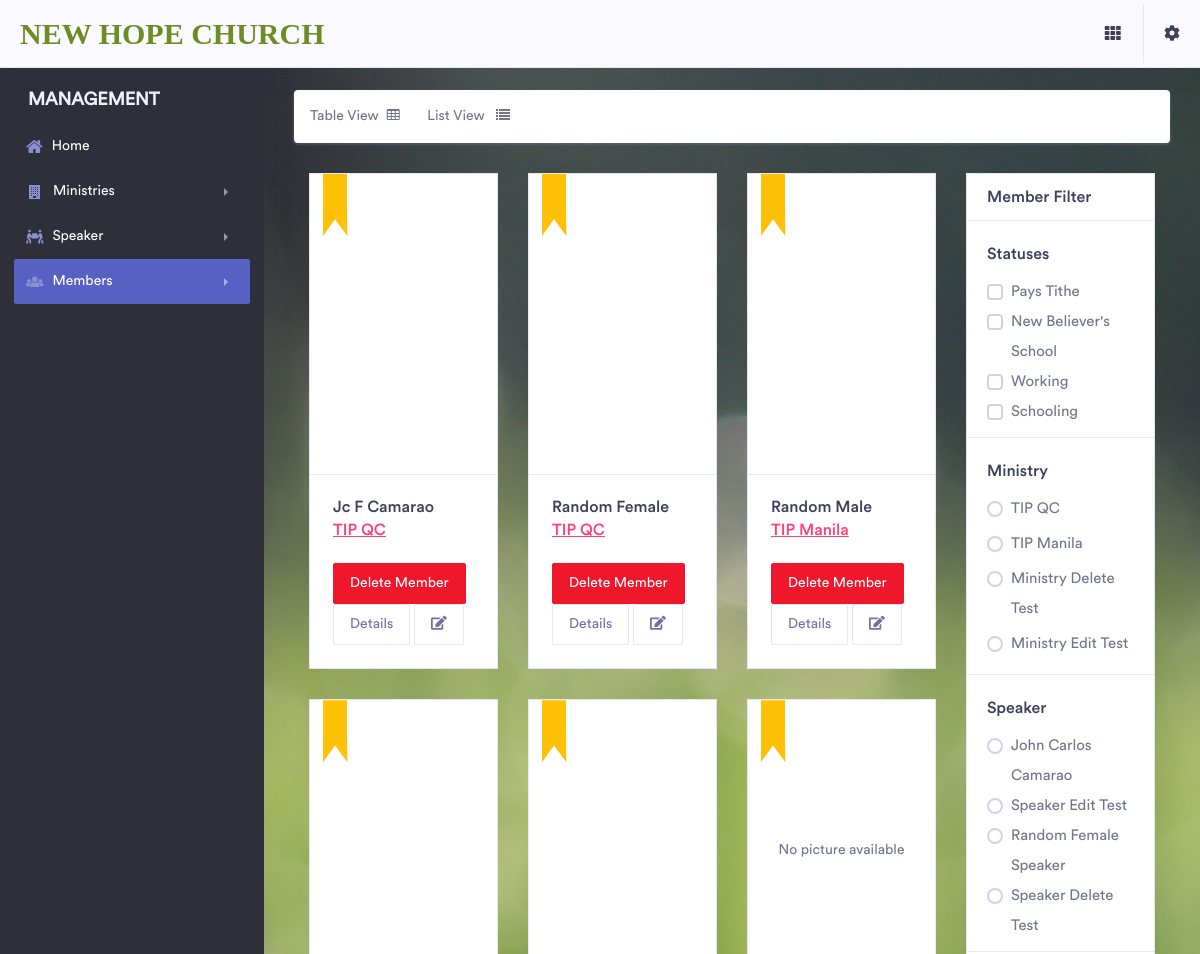
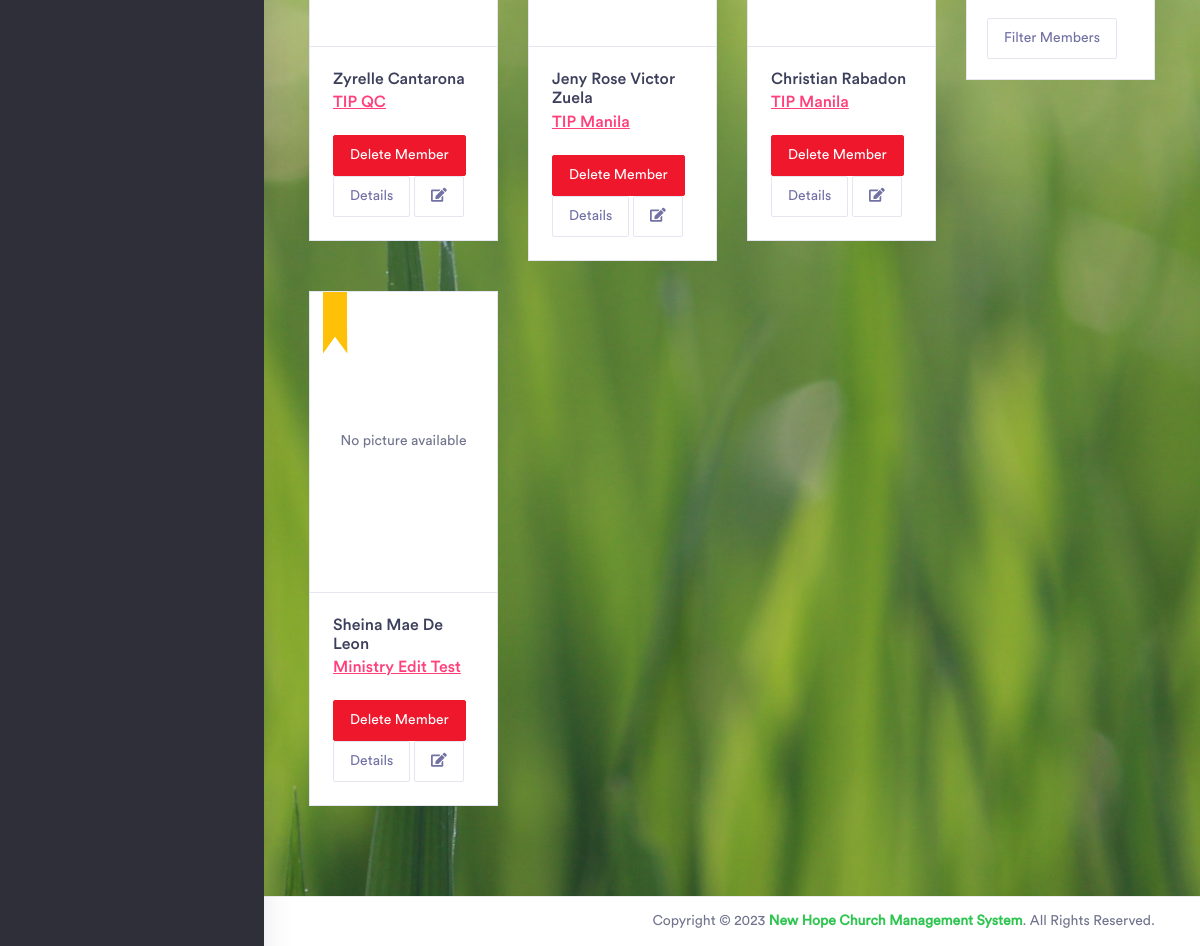
The page /members/thumbnail/ (signed in) on the database its author committed (2 pictures, top to bottom).
### Member/models.py (models this page shows, shortened)
class Member(models.Model):
    name = models.CharField(max_length=255)
    active = models.BooleanField()
    speaker = models.ForeignKey(Speaker, on_delete=models.CASCADE, null=True, blank=True)
    ministry = models.ForeignKey(Ministry, on_delete=models.CASCADE, null=True, blank=True)
    telephone = models.PositiveIntegerField(null=True, blank=True)
    location = models.CharField(max_length=255)
    fathers_name = models.CharField(max_length=255, null=True, blank=True)
    mothers_name = models.CharField(max_length=255, null=True, blank=True)
    guardians_name = models.CharField(max_length=255, null=True, blank=True)
    new_believer_school = models.BooleanField()
    pays_tithe = models.BooleanField()
    working = models.BooleanField()
    schooling = models.BooleanField()
    picture = models.ImageField(upload_to=upload_image_path, null=True, blank=True)
    objects = MemberManager()

class Ministry(models.Model):
    name = models.CharField(max_length=255)
    telephone = models.PositiveIntegerField(null=True, blank=True)
    description = models.TextField()
    leader = models.CharField(max_length=255)
    def __str__(self):
        return self.name

class Speaker(models.Model):
    name = models.CharField(max_length=255)
    age = models.PositiveIntegerField(null=True, blank=True)
    telephone = models.PositiveIntegerField(null=True, blank=True)
    picture = models.ImageField(upload_to=upload_image_path, null=True, blank=True)
    def __str__(self):
        return self.name

### Member/views.py (the view)
# urls.py: path('thumbnail/', thumbnail_members, name="thumbnail_members"),
@login_required
def thumbnail_members(request):
    template = "members/thumbnail.html"
    members = Member.objects.active()
    speakers = Speaker.objects.all()
    ministries = Ministry.objects.all()
    profile = UserProfile.objects.get_or_create(user=request.user)
    context = {"members": members, "members_active_list": "active", "ministries": ministries, "speakers": speakers, "profile": profile}
    return render(request, template, context)

### Member/models.py (called while the page is built)
    def active(self):
        qs = self.get_queryset().filter(active=True)
        return qs

### templates/members/thumbnail.html (shortened to what this page needs)
{% extends 'base.html' %}
{% block content %}
<div class="dashboard-wrapper">
    <div class="container-fluid dashboard-content">
        <div class="container-fluid">
            <div class="row">
                <div class="card p-3 w-100">
                    <p>
                        <a href="{% url 'table_members' %}">Table View<i class="ml-2 fa fa-table"></i></a>
                        <a href="{% url 'list_members' %}" class="ml-4">List View <i class="ml-2 fa fa-list"></i></a>
                    </p>
                </div>
                <div class="col-xl-9 col-lg-8 col-md-8 col-sm-12 col-12">
                    <div class="row">
                        {% for member in members %}
                        <div class="col-xl-4 col-lg-6 col-md-12 col-sm-12 col-12">
                            <div class="product-thumbnail">
                                <div class="product-img-head">
                                    {% if member.picture %}
                                    <div class="product-img" style="height: 300px; display: flex; justify-content: center; align-items: center;">
                                    </div>
                                    {% else %}
                                    <div class="product-img" style="height: 300px; display: flex; justify-content: center; align-items: center;">
                                        <span>No picture available</span>
                                    </div>
                                    {% endif %}
                                    <div class="ribbons bg-warning"></div>
                                </div>
                                <div class="product-content">
                                    <div class="product-content-head">
                                        <h3 class="product-title">{{ member.name }}</h3>
                                        <div class="product-price text-secondary"><u>{{ member.ministry }}</u></div>
                                    </div>
                                    <div class="product-btn">
                                        <a href="#" data-toggle="modal" data-target="#deleteModal" class="btn btn-danger">Delete Member</a>
                                        <a href="{% url 'detail_member' member.pk %}" class="btn btn-outline-light">Details</a>
                                        <a href="{% url 'edit_member' member.pk %}" class="btn btn-outline-light"><i class="fas fa-edit"></i></a>
                                    </div>
                                </div>
                            </div>
                        </div>
                        {% endfor %}
                    </div>
                </div>
                <div class="col-xl-3 col-lg-4 col-md-4 col-sm-12 col-12">
                    <form action="{% url 'filter_members' %}" method="get">
                        <div class="product-sidebar">
                            <div class="product-sidebar-widget">
                                <h4 class="mb-0">Member Filter</h4>
                            </div>
                            <div class="product-sidebar-widget">
                                <h4 class="product-sidebar-widget-title">Statuses</h4>
                                <div class="custom-control custom-checkbox">
                                    <label class="custom-control-label" for="tithe">Pays Tithe</label>
                                </div>
                                <div class="custom-control custom-checkbox">
                                    <label class="custom-control-label" for="believer">New Believer's School</label>
                                </div>
                                <div class="custom-control custom-checkbox">
                                    <label class="custom-control-label" for="work">Working</label>
                                </div>
                                <div class="custom-control custom-checkbox">
                                    <label class="custom-control-label" for="school">Schooling</label>
                                </div>
                            </div>
                            <div class="product-sidebar-widget">
                                <h4 class="product-sidebar-widget-title">Ministry</h4>
                                {% for ministry in ministries %}
                                <label class="custom-control custom-radio">
                                    <label class="custom-control-label" for="{{ ministry }}-{{ ministry.pk }}">{{ ministry.name }}</label>
                                </label>
                                {% endfor %}
                            </div>
                            <div class="product-sidebar-widget">
                                <h4 class="product-sidebar-widget-title">Speaker</h4>
                                {% for speaker in speakers %}
                                <div class="custom-control custom-radio">
                                    <label class="custom-control-label" for="{{ speaker }}-{{ speaker.pk }}">{{ speaker.name }}</label>
                                </div>
                                {% endfor %}
                            </div>
                            <div class="product-sidebar-widget">
                                <button type="submit" class="btn btn-outline-light">Filter Members</button>
                            </div>
                        </div>
                    </form>
                </div>
            </div>
        </div>
    </div>
</div>
{% endblock content %}

### templates/base.html (shortened to what this page needs)
{% load static %}
<!doctype html>
<html lang="en">
<head>
    <link rel="stylesheet" href="{% static 'assets/vendor/bootstrap/css/bootstrap.min.css' %}">
    <link href="{% static 'assets/vendor/fonts/circular-std/style.css' %}" rel="stylesheet">
    <link rel="stylesheet" href="{% static 'assets/libs/css/style.css' %}">
    <link rel="stylesheet" href="{% static 'assets/vendor/fonts/fontawesome/css/fontawesome-all.css' %}">
    <link href="{% static 'assets/personal/font-awesome-4.7.0/css/font-awesome.min.css' %}" rel="stylesheet" />
    <link rel="stylesheet" href="{% static 'assets/vendor/fonts/material-design-iconic-font/css/materialdesignicons.min.css' %}">
</head>
<body>
    {% block main_content %}
        <div class="dashboard-main-wrapper">
             <div class="dashboard-header">
                <nav class="navbar navbar-expand-lg bg-light fixed-top">
         <a class="navbar-brand" href="{% url 'home' %}" style="color: olivedrab; font-family:Georgia, serif; ">New Hope Church</a>
                    <div class="collapse navbar-collapse" id="navbarSupportedContent">
                        <ul class="navbar-nav ml-auto navbar-right-top">
                            <li class="nav-item dropdown connection">
                                <a class="nav-link" href="#" id="navbarDropdown" role="button" data-toggle="dropdown" aria-haspopup="true" aria-expanded="false"> <i class="fas fa-fw fa-th text-dark"></i> </a>
                            </li>
                            <li class="nav-item dropdown nav-user">
                                <a class="nav-link nav-user-img" href="#" id="navbarDropdownMenuLink2" data-toggle="dropdown" aria-haspopup="true" aria-expanded="false">
                                    <i class="fas fa-cog fa-1.5x text-dark"></i>
                                </a>
                            </li>
                        </ul>
                    </div>
                </nav>
            </div>
            <div class="nav-left-sidebar sidebar-primary bg-dark">
                <div class="menu-list">
                    <nav class="navbar navbar-expand-lg navbar-light">
                        <div class="collapse navbar-collapse" id="navbarNav">
                            <ul class="navbar-nav flex-column">
                                <li class="nav-divider text-light" style="font-size: 18px;">
                                    Management
                                </li>
                                <li class="nav-item"><a href="{% url 'home' %}" class="nav-link {{ home_active }}" ><i class="fa fa-home" style="font-size: 18px;"></i>Home</a></li>
                                <li class="nav-item ">
                                    <a class="nav-link {{ ministries_active_add }}{{ ministries_active_list }}" href="#" data-toggle="collapse" aria-expanded="false" data-target="#submenu-1" aria-controls="submenu-1"><i class="fa fa-fw fa-building"></i>Ministries</a>
                                </li>
                                <li class="nav-item">
                                    <a href="#" class="nav-link {{ speakers_active_add }}{{ speakers_active_list }}" data-toggle="collapse" aria-expanded="false" data-target="#speaker-submenu" aria-controls="speaker-submenu"><i class="fas fa-people-carry"></i>Speaker</a>
                                </li>
                                <li class="nav-item">
                                    <a href="#" class="nav-link {{ members_active_list }}{{ members_active_add }}" data-toggle="collapse" aria-expanded="false" data-target="#members-submenu" aria-controls="members-submenu"><i class="fas fa-users"></i>Members</a>
                                </li>
                            </ul>
                        </div>
                    </nav>
                </div>
            </div>
            {% block content %}
            {% endblock content %}
            {% block footer %}
                <div class="footer">
                    <div class="container-fluid">
                        <div class="row">
                            <div class="col-xl-12 col-lg-12 col-md-12 col-sm-12 col-12">
                                <p class="float-right">Copyright © 2023 <b class="text-success">New Hope Church Management System</b>. All Rights Reserved.</p>
                            </div>
                        </div>
                    </div>
                </div>
            {% endblock footer %}
        </div>
    {% endblock main_content %}
</body>
</html>

### rows shown on the page
Member: name "Jc F Camarao", ministry "TIP QC"
Member: name "Random Female", ministry "TIP QC"
Member: name "Random Male", ministry "TIP Manila"
Member: name "Zyrelle Cantarona", ministry "TIP QC"
Member: name "Jeny Rose Victor Zuela", ministry "TIP Manila"
Member: picture "No picture available", name "Christian Rabadon", ministry "TIP Manila"
Member: picture "No picture available", name "Sheina Mae De Leon", ministry "Ministry Edit Test"
Ministry: name "TIP QC"
Ministry: name "TIP Manila"
Ministry: name "Ministry Delete Test"
Ministry: name "Ministry Edit Test"
Speaker: name "John Carlos Camarao"
Speaker: name "Speaker Edit Test"
Speaker: name "Random Female Speaker"
Speaker: name "Speaker Delete Test"
